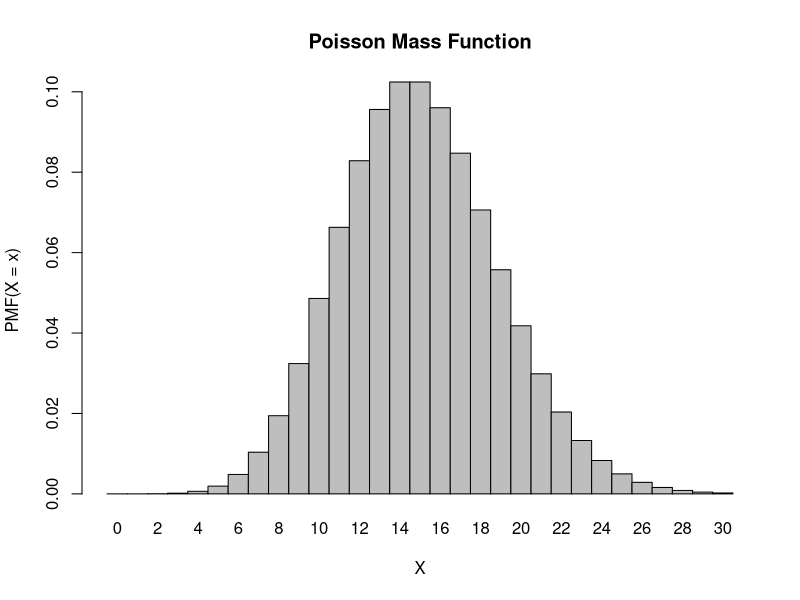
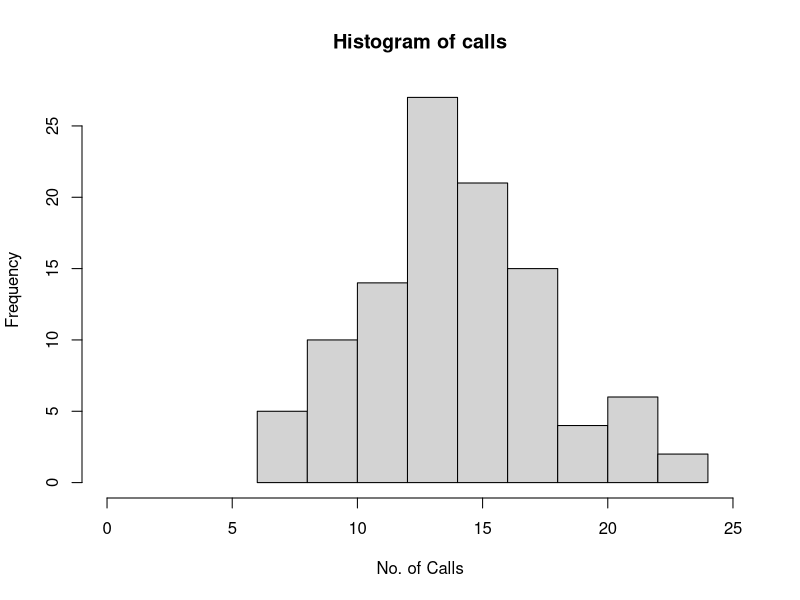

Generate these figures, in order, with R:
## ---- chunk 1
1-dpois(8,15)
## ---- chunk 2
dpois(0,15)
## ---- chunk 3
dpois(3,15)
## ---- chunk 4
l = 15
x <- 0:30
probset <- dpois(x = x, lambda = l)
barplot(probset, names.arg = x, space = 0, xlab = "X", ylab = "PMF(X = x)", main = "Poisson Mass Function")
## ---- chunk 5
rpois(104, 15)
## ---- chunk 6
library(ggplot2)
graph <- rpois(104, 15)  
hist(graph,xlab = "No. of Calls", ylab ="Frequency", main = "Histogram of calls", xlim=c(0,25))
## ---- chunk 7
### GaboI´m not sure if it's 0 to 25 or 0 to 30 in the x axis. 
